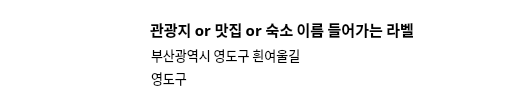
<?xml version="1.0" encoding="UTF-8"?>
<ui version="4.0">
 <class>Form</class>
 <widget class="QWidget" name="Form">
  <property name="geometry">
   <rect>
    <x>0</x>
    <y>0</y>
    <width>510</width>
    <height>100</height>
   </rect>
  </property>
  <property name="minimumSize">
   <size>
    <width>510</width>
    <height>100</height>
   </size>
  </property>
  <property name="maximumSize">
   <size>
    <width>510</width>
    <height>100</height>
   </size>
  </property>
  <property name="windowTitle">
   <string>Form</string>
  </property>
  <widget class="QWidget" name="widget" native="true">
   <property name="geometry">
    <rect>
     <x>0</x>
     <y>0</y>
     <width>510</width>
     <height>100</height>
    </rect>
   </property>
   <property name="styleSheet">
    <string notr="true">background-color: rgb(255, 255, 255);</string>
   </property>
   <widget class="QLabel" name="label">
    <property name="geometry">
     <rect>
      <x>0</x>
      <y>0</y>
      <width>140</width>
      <height>100</height>
     </rect>
    </property>
    <property name="text">
     <string/>
    </property>
    <property name="pixmap">
     <pixmap>img/background.png</pixmap>
    </property>
    <property name="scaledContents">
     <bool>true</bool>
    </property>
   </widget>
   <widget class="QLabel" name="label_2">
    <property name="geometry">
     <rect>
      <x>150</x>
      <y>17</y>
      <width>345</width>
      <height>24</height>
     </rect>
    </property>
    <property name="font">
     <font>
      <family>G마켓 산스 TTF Medium</family>
      <pointsize>11</pointsize>
      <weight>75</weight>
      <bold>true</bold>
     </font>
    </property>
    <property name="styleSheet">
     <string notr="true">border-color: rgb(255, 255, 255);
</string>
    </property>
    <property name="text">
     <string>관광지 or 맛집 or 숙소 이름 들어가는 라벨</string>
    </property>
   </widget>
   <widget class="QLabel" name="label_3">
    <property name="geometry">
     <rect>
      <x>151</x>
      <y>47</y>
      <width>345</width>
      <height>16</height>
     </rect>
    </property>
    <property name="font">
     <font>
      <family>G마켓 산스 TTF Medium</family>
      <pointsize>10</pointsize>
     </font>
    </property>
    <property name="styleSheet">
     <string notr="true">border-color: rgb(255, 255, 255);</string>
    </property>
    <property name="text">
     <string>부산광역시 영도구 흰여울길</string>
    </property>
   </widget>
   <widget class="QLabel" name="label_4">
    <property name="geometry">
     <rect>
      <x>151</x>
      <y>70</y>
      <width>161</width>
      <height>16</height>
     </rect>
    </property>
    <property name="font">
     <font>
      <family>G마켓 산스 TTF Medium</family>
      <pointsize>10</pointsize>
     </font>
    </property>
    <property name="styleSheet">
     <string notr="true">border-color: rgb(255, 255, 255);</string>
    </property>
    <property name="text">
     <string>영도구</string>
    </property>
   </widget>
  </widget>
 </widget>
 <resources/>
 <connections/>
</ui>
